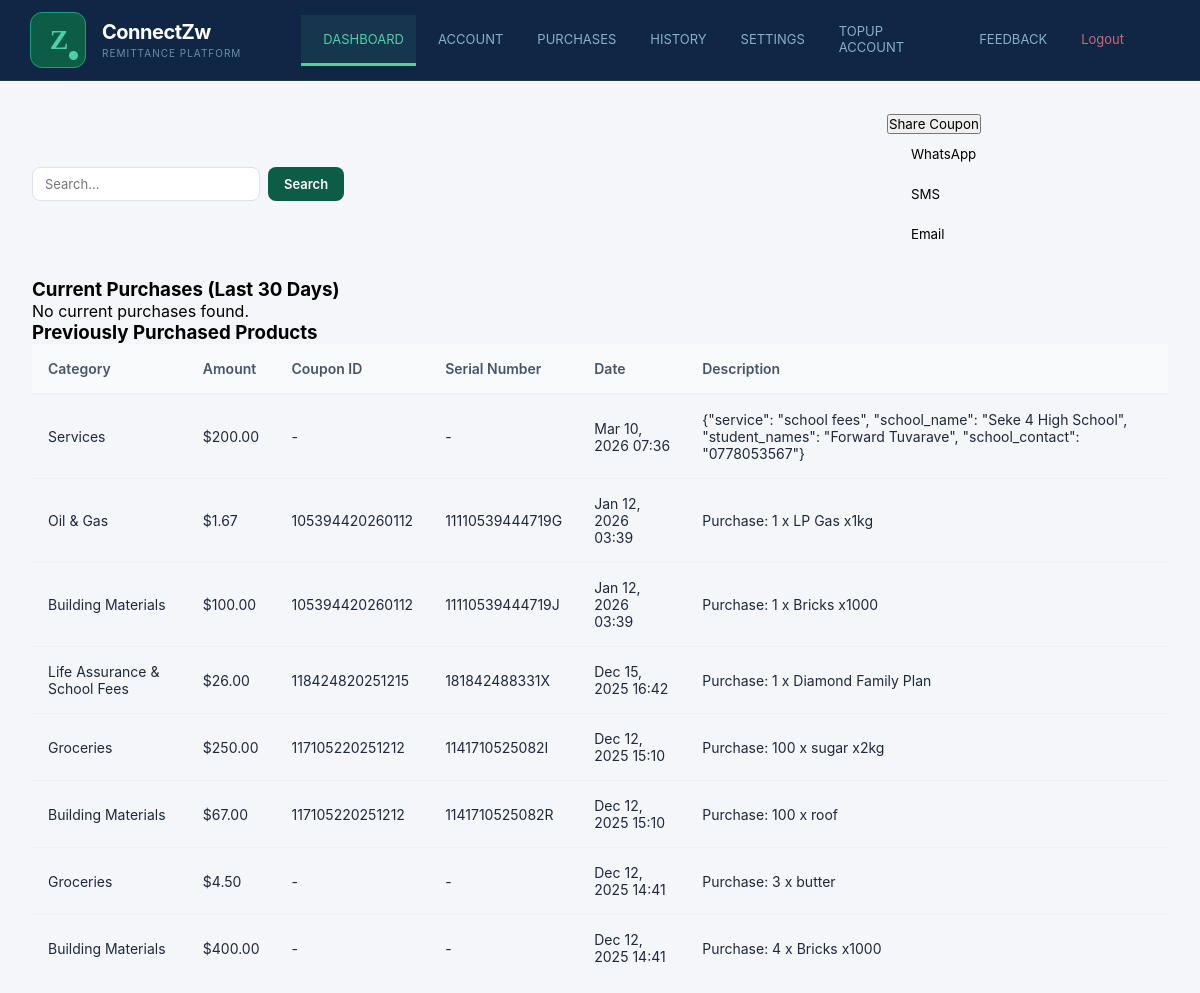
/Client/purchases/ (signed in), run on the app's committed database.
### Admin/models.py (models this page shows, shortened)
class Transaction(models.Model):
    TRANSACTION_TYPES = [
        ('deposit', 'Deposit'),
        ('purchase', 'Purchase'),
        ('redemption', 'Redemption'),
    ]
    transaction_type = models.CharField(max_length=20, choices=TRANSACTION_TYPES)
    amount = models.DecimalField(max_digits=10, decimal_places=2)
    client = models.ForeignKey(Client, on_delete=models.CASCADE, related_name='transactions')
    dealer = models.ForeignKey(Dealer, on_delete=models.SET_NULL, null=True, blank=True, related_name='transactions')
    location = models.ForeignKey(Location, on_delete=models.SET_NULL, null=True, blank=True, related_name='transactions')
    pos = models.ForeignKey(Pos, on_delete=models.SET_NULL, null=True, blank=True, related_name='transactions')
    category = models.CharField(max_length=100, blank=True)
    timestamp = models.DateTimeField(auto_now_add=True)
    description = models.TextField(blank=True, null=True)
    coupon_code = models.CharField(max_length=100, blank=True, null=True)
    serial_number = models.CharField(max_length=100, blank=True, null=True)
    is_redeemed = models.BooleanField(default=False)
    redemption_pos = models.ForeignKey(Pos, on_delete=models.SET_NULL, null=True, blank=True, related_name='redeemed_transactions')
    redemption_timestamp = models.DateTimeField(null=True, blank=True)
    class Meta:
        ordering = ['-timestamp']

### Client/views.py (the view)
# urls.py: path('purchases/', views.client_purchases, name='client_purchases'),
def client_purchases(request):
    if not request.session.get('client_logged_in'):
        return redirect('client_login')
    username = request.session.get('client_username')
    try:
        client = Client.objects.get(username=username)
        purchases = Transaction.objects.filter(client=client, transaction_type='purchase').order_by('-timestamp')
        thirty_days_ago = timezone.now() - timedelta(days=30)
        current_purchases = purchases.filter(timestamp__gte=thirty_days_ago)
        previous_purchases = purchases.filter(timestamp__lt=thirty_days_ago)
        context = {
            'username': username,
            'current_purchases': current_purchases,
            'previous_purchases': previous_purchases
        }
        return render(request, 'Client/client_purchases.html', context)
    except Client.DoesNotExist:
        return redirect('client_login')

### templates/Client/client_purchases.html (shortened to what this page needs)
{% extends "base.html" %}
{% load static %}
{% block shell_class %}wide{% endblock %}
{% block sidebar_extra %}
    <a href="{% url 'client_dashboard' %}" class="active"> DASHBOARD</a>
    <a href="{% url 'client_account' %}"> ACCOUNT</a>
    <a href="{% url 'client_purchases' %}"> PURCHASES</a>
    <a href="{% url 'client_history' %}"> HISTORY</a>
    <a href="{% url 'client_settings' %}"> SETTINGS</a>
    <a href="{% url 'client_topup' %}"> TOPUP ACCOUNT</a>
    <a href="{% url 'client_feedback' %}"> FEEDBACK</a>
    <a href="{% url 'client_login' %}" class="logout-link"> Logout</a>
{% endblock %}
{% block content %}
<div class="content">
    <div class="header">
        <div class="search-container">
            <input type="text" placeholder="Search...">
            <button type="submit">Search</button>
        </div>
        <div class="dropdown">
            <button class="dropdown-toggle" id="shareDropdown">Share Coupon</button>
            <div class="dropdown-menu" id="shareMenu">
                <button class="dropdown-item" onclick="shareViaWhatsApp(event)" style="border: none; background: none; cursor: pointer; width: 100%; text-align: left; padding: 0.75rem 1.5rem;">
                    <span>WhatsApp</span>
                </button>
                <button class="dropdown-item" onclick="shareViaSMS(event)" style="border: none; background: none; cursor: pointer; width: 100%; text-align: left; padding: 0.75rem 1.5rem;">
                    <span>SMS</span>
                </button>
                <button class="dropdown-item" onclick="shareViaEmail(event)" style="border: none; background: none; cursor: pointer; width: 100%; text-align: left; padding: 0.75rem 1.5rem;">
                    <span>Email</span>
                </button>
            </div>
        </div>
    </div>
    <div class="purchases-section">
        <h3>Current Purchases (Last 30 Days)</h3>
        {% if current_purchases %}
        <table class="transactions-table">
            <thead>
                <tr>
                    <th>Category</th>
                    <th>Amount</th>
                    <th>Coupon ID</th>
                    <th>Serial Number</th>
                    <th>Date</th>
                    <th>Description</th>
                </tr>
            </thead>
            <tbody>
                {% for purchase in current_purchases %}
                <tr>
                    <td>{{ purchase.category }}</td>
                    <td>${{ purchase.amount }}</td>
                    <td>{{ purchase.coupon_code|default:"-" }}</td>
                    <td>{{ purchase.serial_number|default:"-" }}</td>
                    <td>{{ purchase.timestamp|date:"M d, Y H:i" }}</td>
                    <td>{{ purchase.description }}</td>
                </tr>
                {% endfor %}
            </tbody>
        </table>
        {% else %}
        <p class="no-purchases">No current purchases found.</p>
        {% endif %}
    </div>
    <div class="purchases-section">
        <h3>Previously Purchased Products</h3>
        {% if previous_purchases %}
        <table class="transactions-table">
            <thead>
                <tr>
                    <th>Category</th>
                    <th>Amount</th>
                    <th>Coupon ID</th>
                    <th>Serial Number</th>
                    <th>Date</th>
                    <th>Description</th>
                </tr>
            </thead>
            <tbody>
                {% for purchase in previous_purchases %}
                <tr>
                    <td>{{ purchase.category }}</td>
                    <td>${{ purchase.amount }}</td>
                    <td>{{ purchase.coupon_code|default:"-" }}</td>
                    <td>{{ purchase.serial_number|default:"-" }}</td>
                    <td>{{ purchase.timestamp|date:"M d, Y H:i" }}</td>
                    <td>{{ purchase.description }}</td>
                </tr>
                {% endfor %}
            </tbody>
        </table>
        {% else %}
        <p class="no-purchases">No previous purchases found.</p>
        {% endif %}
    </div>
{% endblock %}

### templates/base.html (style rules this page uses)
* { box-sizing: border-box; margin: 0; padding: 0; font-family: -apple-system, BlinkMacSystemFont, 'Segoe UI', sans-serif; }
body { background: #ffffff; display: flex; justify-content: center; align-items: center; min-height: 100vh; padding: 20px; }
.sidebar a { display: flex; align-items: center; gap: 10px; padding: 9px 12px; font-size: 13px; color: #8aaec8; text-decoration: none; border-left: 2.5px solid transparent; border-radius: 4px; transition: all 0.18s; }
.sidebar a.active { color: #4ecfa8; border-left-color: #4ecfa8; background: rgba(78, 207, 168, 0.09); }
.sidebar a.logout-link { margin-top: auto; color: #cf6679; }
.content { flex: 1; padding: 32px; overflow: visible; width: 100%; }
table { width: 100%; border-collapse: collapse; font-size: 14px; text-align: left; }
th { background: #f8fafc; color: #475569; font-weight: 600; padding: 16px; border-bottom: 2px solid #edf1f5; }
td { padding: 16px; color: #1e293b; border-bottom: 1px solid #edf1f5; }
tr:last-child td { border-bottom: none; }
.header { display: flex; align-items: center; justify-content: space-between; margin-bottom: 24px; }
.search-container { display: flex; gap: 8px; }
.search-container input { padding: 8px 12px; border: 1px solid #dde3ec; border-radius: 8px; font-size: 13px; }
.search-container button, .reset-password { padding: 8px 16px; background: #0d5c46; color: #fff; border: none; border-radius: 8px; font-size: 13px; font-weight: 600; cursor: pointer; text-decoration: none; }
.shell.wide .sidebar a { padding: 16px 12px; margin: 0; border-left: none; border-bottom: 3px solid transparent; border-radius: 0; }
.shell.wide .sidebar a.active { border-left-color: transparent; border-bottom-color: #4ecfa8; }
.shell.wide .sidebar a.logout-link { margin-top: 0; margin-left: auto; padding-right: 30px; border-bottom: 3px solid transparent; }
body:has(.shell.wide) { padding: 0; align-items: flex-start; justify-content: flex-start; }

### data on the page
Transaction: category "Services", amount "200.00", coupon_code "-", serial_number "-", timestamp "Mar 10, 2026 07:36", description "{\"service\": \"school fees\", \"school_name\": \"Seke 4 High School\", \"student_names\": \"Forward Tuvarave\", \"school_contact\": \"0778053567\"}"
Transaction: category "Oil & Gas", amount "1.67", coupon_code "105394420260112", serial_number "11110539444719G", timestamp "Jan 12, 2026 03:39", description "Purchase: 1 x LP Gas x1kg"
Transaction: category "Building Materials", amount "100.00", coupon_code "105394420260112", serial_number "11110539444719J", timestamp "Jan 12, 2026 03:39", description "Purchase: 1 x Bricks x1000"
Transaction: category "Life Assurance & School Fees", amount "26.00", coupon_code "118424820251215", serial_number "181842488331X", timestamp "Dec 15, 2025 16:42", description "Purchase: 1 x Diamond Family Plan"
Transaction: category "Groceries", amount "250.00", coupon_code "117105220251212", serial_number "1141710525082I", timestamp "Dec 12, 2025 15:10", description "Purchase: 100 x sugar x2kg"
Transaction: category "Building Materials", amount "67.00", coupon_code "117105220251212", serial_number "1141710525082R", timestamp "Dec 12, 2025 15:10", description "Purchase: 100 x roof"
Transaction: category "Groceries", amount "4.50", coupon_code "-", serial_number "-", timestamp "Dec 12, 2025 14:41", description "Purchase: 3 x butter"
Transaction: category "Building Materials", amount "400.00", coupon_code "-", serial_number "-", timestamp "Dec 12, 2025 14:41", description "Purchase: 4 x Bricks x1000"
